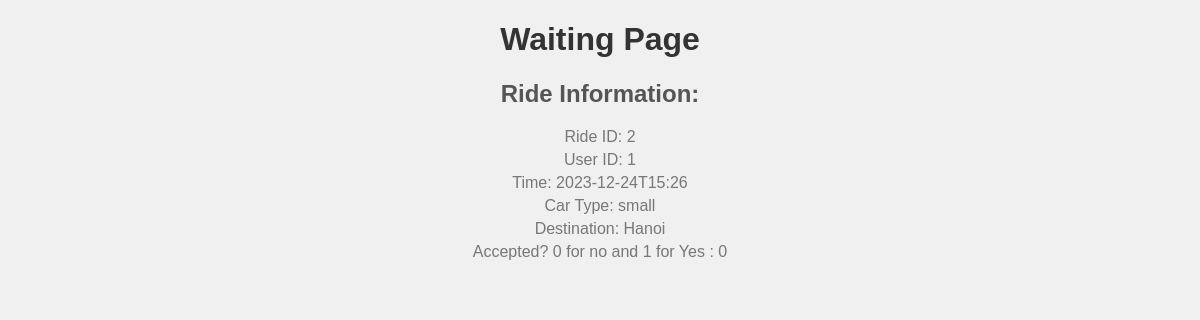
Page /waiting_page (signed in) on the committed database.
### tables this page shows
CREATE TABLE rides (id INTEGER PRIMARY KEY, user_id INTEGER, username TEXT, time TEXT, car_type TEXT, destination TEXT, is_accepted INTEGER DEFAULT 0);

### Homework_Lecture8.py (the view)
@app.route('/waiting_page')
@login_required
def waiting_page():
    db = get_db()
    cursor = db.cursor()
    user_id = current_user.id
    cursor.execute('SELECT * FROM rides WHERE user_id = ? ORDER BY time DESC LIMIT 1', (user_id,))
    ride_info = cursor.fetchone()
    cursor.close()
    if current_user.is_accepted==1 :
        return redirect(url_for('chat', room_id=current_user.book_id))
    print("Ride Info:", ride_info)  # Add this line for debugging
    return render_template('waiting_page.html', ride_info=ride_info)

### Homework_Lecture8.py (called while the page is built)
def get_db():
    db = getattr(g, '_database', None)
    if db is None:
        db = g._database = sqlite3.connect('./users.db')
        create_table(db)
    return db

@login_manager.user_loader
def load_user(user_id):
    db = get_db()
    cursor = db.cursor()
    cursor.execute('SELECT * FROM users WHERE id = ?', (user_id,))
    user_data = cursor.fetchone()
    cursor.close()
    if user_data:
        user_id, username, password, email, is_driver, location, car_type, book_id, is_accepted = user_data
        user = User(str(user_id))
        user.username = username
        user.password = password
        user.email = email
        user.is_driver = is_driver
        user.location = location if location else generate_user_location(user_id)
        user.car_type = car_type
        user.book_id = book_id
        user.is_accepted = is_accepted
        return user

@app.before_request
def log_request_info():
    if request.method == 'POST':
        logging.info(f"Items in Cart: {cart.find()}")
    logging.info(f"Request Method: {request.method}")
    logging.info(f"Request URL: {request.url}")
    logging.info(f"Request Headers: {dict(request.headers)}")
    logging.info(f"Request Data: {request.get_data()}")

@app.after_request
def log_response_info(response):
    if request.method == 'POST':
        logging.info(f"Items in Cart: {cart.find()}")
    logging.info(f"Response Status Code: {response.status_code}")
    logging.info(f"Response Headers: {dict(response.headers)}")
    logging.info(f"Response Data: {response.get_data()}")
    return response

### templates/waiting_page.html (shortened to what this page needs)
<!DOCTYPE html>
<html lang="en">
<head>
</head>
<body>
    <h1>Waiting Page</h1>
    {% if ride_info %}
        <h2>Ride Information:</h2>
        <p>Ride ID: {{ ride_info[0] }}</p>
        <p>User ID: {{ ride_info[1] }}</p>
        <p>Time: {{ ride_info[3] }}</p>
        <p>Car Type: {{ ride_info[4] }}</p>
        <p>Destination: {{ ride_info[5] }}</p>
        <p>Accepted? 0 for no and 1 for Yes : {{ ride_info[6] }}</p>
    {% else %}
        <p class="no-info">No ride information available</p>
    {% endif %}
</body>
</html>

### templates/waiting_page.html (style rules this page uses)
body { font-family: Arial, sans-serif; background-color: #f0f0f0; margin: 20px; text-align: center; }
h1 { color: #333; }
h2 { color: #555; }
p { color: #777; margin: 5px 0; }

### rows in the picture
rides: id "2", user "1", time "2023-12-24T15:26", car_type "small", destination "Hanoi", is_accepted "0"
